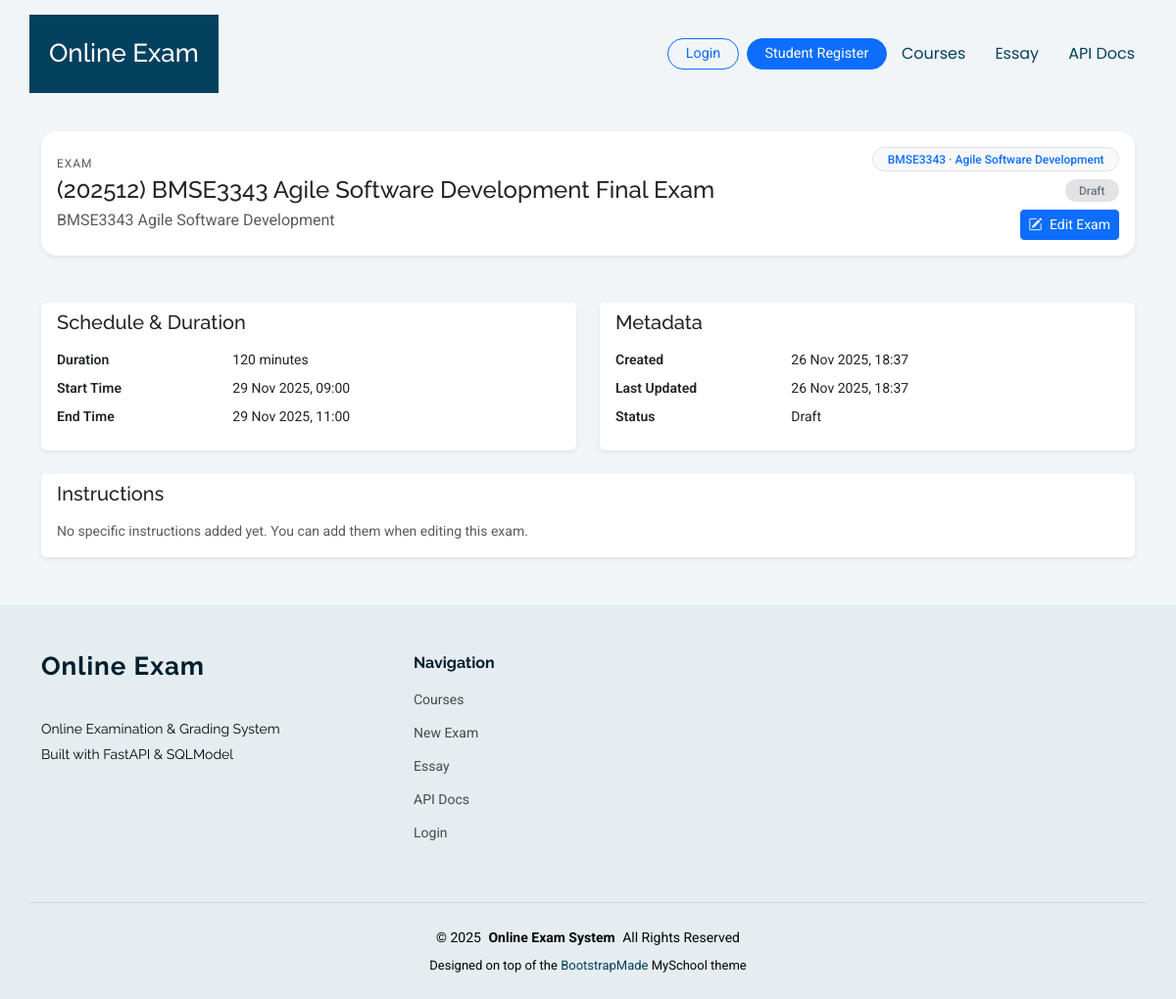
Page /exams/1 on the earlier database version.
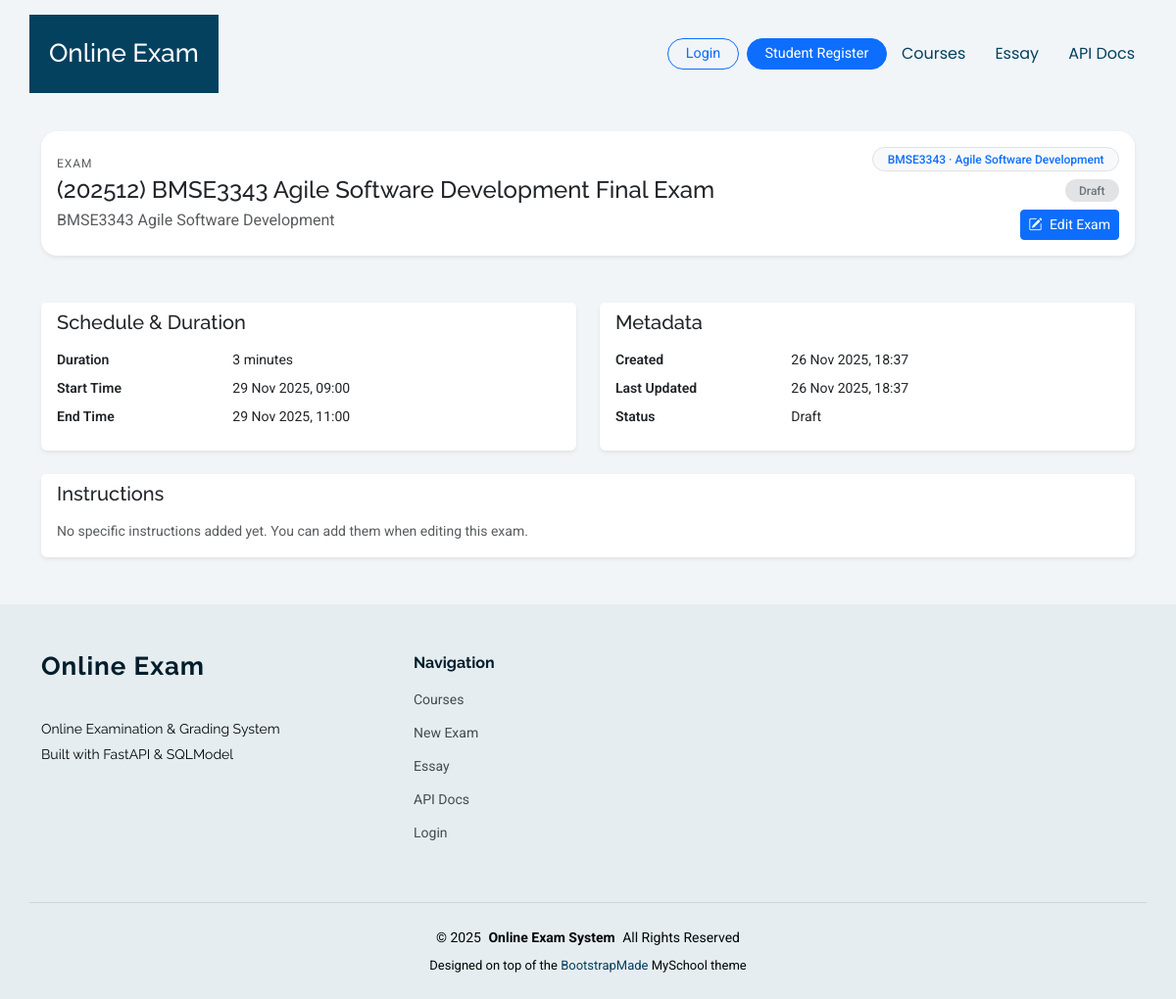
Same page on the later database version.
### online_exam_fastapi/app/models.py (models this page shows)
class Exam(SQLModel, table=True):
    id: Optional[int] = Field(default=None, primary_key=True)
    title: str
    subject: str
    duration_minutes: int
    start_time: Optional[datetime] = None
    end_time: Optional[datetime] = None
    course_id: Optional[int] = Field(default=None, foreign_key="course.id")
    instructions: Optional[str] = None
    status: str = Field(default="draft")
    created_at: datetime = Field(default_factory=datetime.utcnow)
    updated_at: datetime = Field(default_factory=datetime.utcnow)

### online_exam_fastapi/app/routers/exams.py (the view)
@router.get("/{exam_id}")
def exam_detail(
    exam_id: int,
    request: Request,
    session: Session = Depends(get_session),
    current_user: Optional[User] = Depends(get_current_user),
):
    exam = _get_exam(exam_id, session)
    course = session.get(Course, exam.course_id) if exam.course_id else None
    context = {
        "request": request,
        "exam": exam,
        "course": course,
        "current_user": current_user,
    }
    return templates.TemplateResponse("exams/detail.html", context)

### online_exam_fastapi/app/templates/exams/detail.html (shortened to what this page needs)
{% extends "base.html" %}
{% block content %}
<div class="container py-4">
  <div class="card border-0 shadow-sm mb-4 exam-hero-card">
    <div class="card-body d-flex flex-wrap justify-content-between align-items-center gap-3">
      <div>
        <div class="exam-meta-label text-muted mb-1">Exam</div>
        <h2 class="h4 mb-1">{{ exam.title }}</h2>
        <p class="text-muted mb-0">{{ exam.subject }}</p>
      </div>
      <div class="d-flex flex-column align-items-end gap-2">
        {% if course %}
        <span class="badge bg-light text-primary border exam-badge-pill">
          {{ course.code }} · {{ course.name }}
        </span>
        {% endif %}
        {% set status_lower = exam.status|lower %}
        <span class="badge exam-badge-pill
          {% if status_lower == 'draft' %} bg-secondary-subtle text-secondary
          {% elif status_lower == 'scheduled' %} bg-info-subtle text-info
          {% elif status_lower == 'completed' %} bg-success-subtle text-success
          {% else %} bg-light text-muted border{% endif %}">
          {{ exam.status|capitalize }}
        </span>
        <a class="btn btn-primary btn-sm" href="/exams/{{ exam.id }}/edit">
          <i class="bi bi-pencil-square me-1"></i> Edit Exam
        </a>
      </div>
    </div>
  </div>
</div>
<div class="container pb-4">
  <div class="row g-4">
    <div class="col-lg-6">
      <div class="card border-0 shadow-sm h-100">
        <div class="card-header bg-white border-0 pb-0">
          <h5 class="card-title mb-0">Schedule &amp; Duration</h5>
        </div>
        <div class="card-body">
          <dl class="row mb-0 small">
            <dt class="col-4 fw-semibold">Duration</dt>
            <dd class="col-8">{{ exam.duration_minutes }} minutes</dd>
            <dt class="col-4 fw-semibold">Start Time</dt>
            <dd class="col-8">
              {% if exam.start_time %}
                {{ exam.start_time.strftime("%d %b %Y, %H:%M") }}
              {% else %}
                <span class="text-muted">Not scheduled</span>
              {% endif %}
            </dd>
            <dt class="col-4 fw-semibold">End Time</dt>
            <dd class="col-8">
              {% if exam.end_time %}
                {{ exam.end_time.strftime("%d %b %Y, %H:%M") }}
              {% else %}
                <span class="text-muted">Not scheduled</span>
              {% endif %}
            </dd>
          </dl>
        </div>
      </div>
    </div>
    <div class="col-lg-6">
      <div class="card border-0 shadow-sm h-100">
        <div class="card-header bg-white border-0 pb-0">
          <h5 class="card-title mb-0">Metadata</h5>
        </div>
        <div class="card-body">
          <dl class="row mb-0 small">
            <dt class="col-4 fw-semibold">Created</dt>
            <dd class="col-8">{{ exam.created_at.strftime("%d %b %Y, %H:%M") }}</dd>
            <dt class="col-4 fw-semibold">Last Updated</dt>
            <dd class="col-8">{{ exam.updated_at.strftime("%d %b %Y, %H:%M") }}</dd>
            <dt class="col-4 fw-semibold">Status</dt>
            <dd class="col-8 text-capitalize">{{ exam.status }}</dd>
          </dl>
        </div>
      </div>
    </div>
  </div>
</div>
<div class="container pb-5">
  <div class="card border-0 shadow-sm">
    <div class="card-header bg-white border-0 pb-0">
      <h5 class="card-title mb-0">Instructions</h5>
    </div>
    <div class="card-body">
      {% if exam.instructions %}
        <p class="mb-0">{{ exam.instructions }}</p>
      {% else %}
        <p class="text-muted mb-0 small">
          No specific instructions added yet. You can add them when editing this exam.
        </p>
      {% endif %}
    </div>
  </div>
</div>
{% endblock %}

Differences in the rows shown:
changed Exam "(202512) BMSE3343 Agile Software Development Final Exam": duration_minutes "120" → "3"
